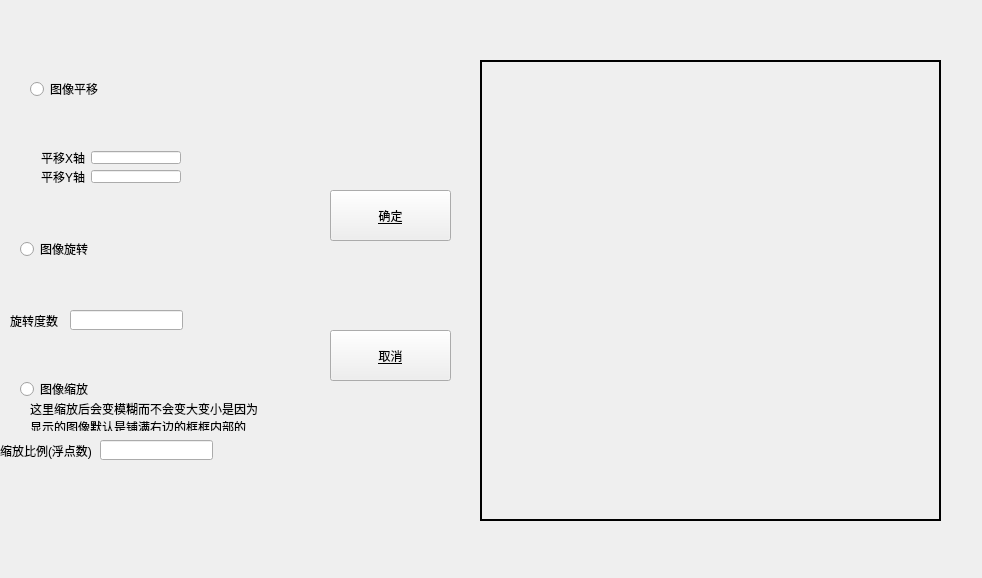
<?xml version="1.0" encoding="UTF-8"?>
<ui version="4.0">
 <class>TRSClassClass</class>
 <widget class="QWidget" name="TRSClassClass">
  <property name="geometry">
   <rect>
    <x>0</x>
    <y>0</y>
    <width>982</width>
    <height>578</height>
   </rect>
  </property>
  <property name="windowTitle">
   <string>TRSClass</string>
  </property>
  <widget class="QLabel" name="label_showProcessImage">
   <property name="geometry">
    <rect>
     <x>480</x>
     <y>60</y>
     <width>461</width>
     <height>461</height>
    </rect>
   </property>
   <property name="frameShape">
    <enum>QFrame::Box</enum>
   </property>
   <property name="lineWidth">
    <number>2</number>
   </property>
   <property name="text">
    <string/>
   </property>
  </widget>
  <widget class="QPushButton" name="enterpushButton">
   <property name="geometry">
    <rect>
     <x>330</x>
     <y>190</y>
     <width>121</width>
     <height>51</height>
    </rect>
   </property>
   <property name="styleSheet">
    <string notr="true">font: 9pt &quot;Adobe Arabic&quot;;
text-decoration: underline;</string>
   </property>
   <property name="text">
    <string>确定</string>
   </property>
  </widget>
  <widget class="QPushButton" name="cancelpushButton">
   <property name="geometry">
    <rect>
     <x>330</x>
     <y>330</y>
     <width>121</width>
     <height>51</height>
    </rect>
   </property>
   <property name="styleSheet">
    <string notr="true">font: 9pt &quot;Adobe Arabic&quot;;
text-decoration: underline;</string>
   </property>
   <property name="text">
    <string>取消</string>
   </property>
  </widget>
  <widget class="QLabel" name="label_6">
   <property name="geometry">
    <rect>
     <x>10</x>
     <y>310</y>
     <width>61</width>
     <height>22</height>
    </rect>
   </property>
   <property name="text">
    <string>旋转度数</string>
   </property>
  </widget>
  <widget class="QLineEdit" name="VlineEdit">
   <property name="geometry">
    <rect>
     <x>70</x>
     <y>310</y>
     <width>113</width>
     <height>20</height>
    </rect>
   </property>
  </widget>
  <widget class="QLabel" name="label_7">
   <property name="geometry">
    <rect>
     <x>0</x>
     <y>440</y>
     <width>101</width>
     <height>22</height>
    </rect>
   </property>
   <property name="text">
    <string>缩放比例(浮点数)</string>
   </property>
  </widget>
  <widget class="QLineEdit" name="DlineEdit">
   <property name="geometry">
    <rect>
     <x>100</x>
     <y>440</y>
     <width>113</width>
     <height>20</height>
    </rect>
   </property>
  </widget>
  <widget class="QWidget" name="layoutWidget">
   <property name="geometry">
    <rect>
     <x>30</x>
     <y>140</y>
     <width>162</width>
     <height>54</height>
    </rect>
   </property>
   <layout class="QHBoxLayout" name="horizontalLayout">
    <item>
     <layout class="QVBoxLayout" name="verticalLayout">
      <item>
       <widget class="QLabel" name="label_4">
        <property name="text">
         <string>平移X轴</string>
        </property>
       </widget>
      </item>
      <item>
       <widget class="QLabel" name="label_5">
        <property name="text">
         <string>平移Y轴</string>
        </property>
       </widget>
      </item>
     </layout>
    </item>
    <item>
     <layout class="QVBoxLayout" name="verticalLayout_2">
      <item>
       <widget class="QLineEdit" name="XlineEdit"/>
      </item>
      <item>
       <widget class="QLineEdit" name="YlineEdit"/>
      </item>
     </layout>
    </item>
   </layout>
  </widget>
  <widget class="QRadioButton" name="PYradioButton">
   <property name="geometry">
    <rect>
     <x>30</x>
     <y>80</y>
     <width>91</width>
     <height>18</height>
    </rect>
   </property>
   <property name="text">
    <string>图像平移</string>
   </property>
  </widget>
  <widget class="QRadioButton" name="XZradioButton">
   <property name="geometry">
    <rect>
     <x>20</x>
     <y>240</y>
     <width>91</width>
     <height>18</height>
    </rect>
   </property>
   <property name="text">
    <string>图像旋转</string>
   </property>
  </widget>
  <widget class="QRadioButton" name="SFradioButton">
   <property name="geometry">
    <rect>
     <x>20</x>
     <y>380</y>
     <width>91</width>
     <height>18</height>
    </rect>
   </property>
   <property name="text">
    <string>图像缩放</string>
   </property>
  </widget>
  <widget class="QLabel" name="label">
   <property name="geometry">
    <rect>
     <x>30</x>
     <y>400</y>
     <width>331</width>
     <height>31</height>
    </rect>
   </property>
   <property name="text">
    <string>&lt;html&gt;&lt;head/&gt;&lt;body&gt;&lt;p&gt;这里缩放后会变模糊而不会变大变小是因为&lt;br/&gt;显示的图像默认是铺满右边的框框内部的&lt;/p&gt;&lt;/body&gt;&lt;/html&gt;</string>
   </property>
  </widget>
 </widget>
 <layoutdefault spacing="6" margin="11"/>
 <resources/>
 <connections/>
</ui>
